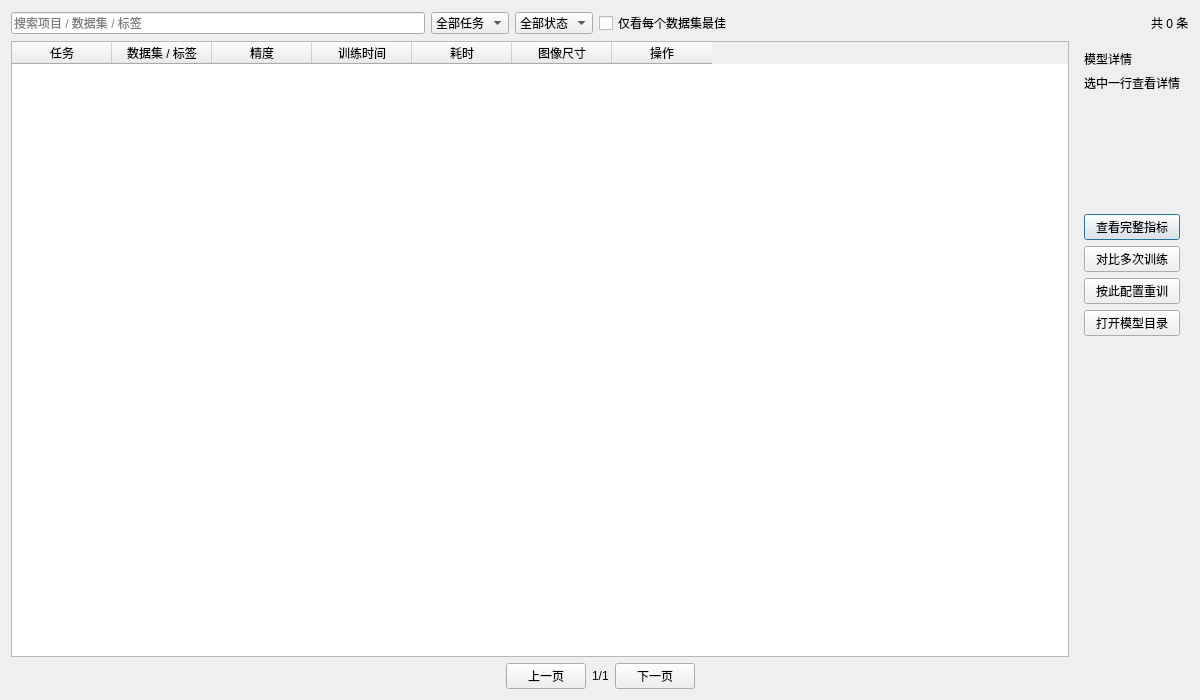
<?xml version='1.0' encoding='UTF-8'?>
<ui version="4.0">
 <class>ModelDialog</class>
 <widget class="QDialog" name="ModelDialog">
  <property name="geometry">
   <rect>
    <x>0</x>
    <y>0</y>
    <width>1200</width>
    <height>700</height>
   </rect>
  </property>
  <property name="windowTitle">
   <string>模型管理</string>
  </property>
  <layout class="QVBoxLayout" name="verticalLayout">
   <item>
    <layout class="QHBoxLayout" name="filterLayout">
     <item>
      <widget class="QLineEdit" name="search_edit">
       <property name="minimumSize">
        <size>
         <width>200</width>
         <height>0</height>
        </size>
       </property>
       <property name="placeholderText">
        <string>搜索项目 / 数据集 / 标签</string>
       </property>
      </widget>
     </item>
     <item>
      <widget class="QComboBox" name="task_combo">
       <property name="minimumWidth">
        <number>96</number>
       </property>
       <item>
        <property name="text">
         <string>全部任务</string>
        </property>
       </item>
       <item>
        <property name="text">
         <string>检测</string>
        </property>
       </item>
       <item>
        <property name="text">
         <string>分割</string>
        </property>
       </item>
       <item>
        <property name="text">
         <string>分类</string>
        </property>
       </item>
      </widget>
     </item>
     <item>
      <widget class="QComboBox" name="status_combo">
       <property name="minimumWidth">
        <number>96</number>
       </property>
       <item>
        <property name="text">
         <string>全部状态</string>
        </property>
       </item>
       <item>
        <property name="text">
         <string>已完成</string>
        </property>
       </item>
       <item>
        <property name="text">
         <string>训练中</string>
        </property>
       </item>
       <item>
        <property name="text">
         <string>失败</string>
        </property>
       </item>
       <item>
        <property name="text">
         <string>已停止</string>
        </property>
       </item>
      </widget>
     </item>
     <item>
      <widget class="CheckChip" name="best_only_check">
       <property name="text">
        <string>仅看每个数据集最佳</string>
       </property>
      </widget>
     </item>
     <item>
      <spacer name="filterSpacer">
       <property name="orientation">
        <enum>Qt::Horizontal</enum>
       </property>
       <property name="sizeHint" stdset="0">
        <size>
         <width>40</width>
         <height>20</height>
        </size>
       </property>
      </spacer>
     </item>
     <item>
      <widget class="QLabel" name="count_label">
       <property name="text">
        <string>共 0 条</string>
       </property>
      </widget>
     </item>
    </layout>
   </item>
   <item>
    <layout class="QHBoxLayout" name="contentLayout">
     <item>
      <widget class="QTableWidget" name="tableWidget">
       <property name="alternatingRowColors">
        <bool>true</bool>
       </property>
       <property name="selectionBehavior">
        <enum>QAbstractItemView::SelectRows</enum>
       </property>
       <property name="columnCount">
        <number>7</number>
       </property>
       <column>
        <property name="text">
         <string>任务</string>
        </property>
       </column>
       <column>
        <property name="text">
         <string>数据集 / 标签</string>
        </property>
       </column>
       <column>
        <property name="text">
         <string>精度</string>
        </property>
       </column>
       <column>
        <property name="text">
         <string>训练时间</string>
        </property>
       </column>
       <column>
        <property name="text">
         <string>耗时</string>
        </property>
       </column>
       <column>
        <property name="text">
         <string>图像尺寸</string>
        </property>
       </column>
       <column>
        <property name="text">
         <string>操作</string>
        </property>
       </column>
      </widget>
     </item>
     <item>
      <widget class="QWidget" name="detail_panel" native="true">
       <!-- 定宽: 详情文本与精度曲线都参与宽度协商, 上下限不相等时
            面板宽度会随选中行在 250~280 之间跳, 左侧表格列跟着一起抖 -->
       <property name="minimumWidth">
        <number>280</number>
       </property>
       <property name="maximumWidth">
        <number>280</number>
       </property>
       <layout class="QVBoxLayout" name="detail_layout">
        <item>
         <widget class="QLabel" name="detail_title">
          <property name="text">
           <string>模型详情</string>
          </property>
         </widget>
        </item>
        <item>
         <widget class="QLabel" name="detail_info">
          <property name="text">
           <string>选中一行查看详情</string>
          </property>
          <property name="wordWrap">
           <bool>true</bool>
          </property>
          <property name="textInteractionFlags">
           <enum>Qt::TextSelectableByMouse</enum>
          </property>
         </widget>
        </item>
        <item>
         <widget class="QLabel" name="detail_curve">
          <property name="minimumSize">
           <size>
            <width>0</width>
            <height>110</height>
           </size>
          </property>
          <property name="alignment">
           <set>Qt::AlignCenter</set>
          </property>
         </widget>
        </item>
        <item>
         <widget class="QPushButton" name="detail_metrics_btn">
          <property name="text">
           <string>查看完整指标</string>
          </property>
         </widget>
        </item>
        <item>
         <widget class="QPushButton" name="detail_compare_btn">
          <property name="text">
           <string>对比多次训练</string>
          </property>
         </widget>
        </item>
        <item>
         <widget class="QPushButton" name="detail_retrain_btn">
          <property name="text">
           <string>按此配置重训</string>
          </property>
         </widget>
        </item>
        <item>
         <widget class="QPushButton" name="detail_open_dir_btn">
          <property name="text">
           <string>打开模型目录</string>
          </property>
         </widget>
        </item>
        <item>
         <spacer name="detailSpacer">
          <property name="orientation">
           <enum>Qt::Vertical</enum>
          </property>
          <property name="sizeHint" stdset="0">
           <size>
            <width>20</width>
            <height>40</height>
           </size>
          </property>
         </spacer>
        </item>
       </layout>
      </widget>
     </item>
    </layout>
   </item>
   <item>
    <layout class="QHBoxLayout" name="pagerLayout">
     <item>
      <spacer name="horizontalSpacer_left">
       <property name="orientation">
        <enum>Qt::Horizontal</enum>
       </property>
       <property name="sizeHint" stdset="0">
        <size>
         <width>40</width>
         <height>20</height>
        </size>
       </property>
      </spacer>
     </item>
     <item>
      <widget class="QPushButton" name="pre_page_btn">
       <property name="text">
        <string>上一页</string>
       </property>
      </widget>
     </item>
     <item>
      <widget class="QLabel" name="page_label">
       <property name="text">
        <string>1/1</string>
       </property>
      </widget>
     </item>
     <item>
      <widget class="QPushButton" name="next_page_btn">
       <property name="text">
        <string>下一页</string>
       </property>
      </widget>
     </item>
     <item>
      <spacer name="horizontalSpacer_right">
       <property name="orientation">
        <enum>Qt::Horizontal</enum>
       </property>
       <property name="sizeHint" stdset="0">
        <size>
         <width>40</width>
         <height>20</height>
        </size>
       </property>
      </spacer>
     </item>
    </layout>
   </item>
  </layout>
 </widget>
 <customwidgets>
  <customwidget>
   <class>CheckChip</class>
   <extends>QCheckBox</extends>
   <header>app.widgets.check_chip</header>
  </customwidget>
 </customwidgets>
 <resources />
 <connections />
</ui>
